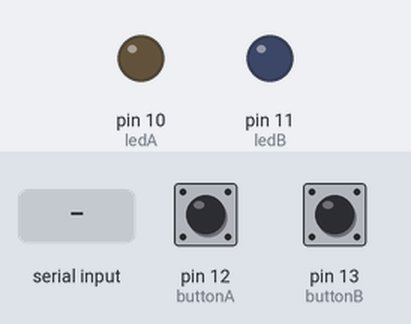
This sketch was run on a simulated Arduino Uno, built with avr-gcc and run on an emulated ATmega328P. On the bench: output pins drawn as LEDs (lit = HIGH). The test bench sets the inputs (shaded band); at power-on: pin 12 (buttonA) LOW, pin 13 (buttonB) LOW.

Above: at 1.2 s.
1.3 s: byte 30 received over Serial
At 1.7 s:
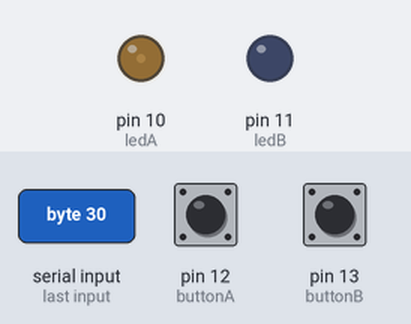
2.8 s: byte 90 received over Serial
At 4.0 s:
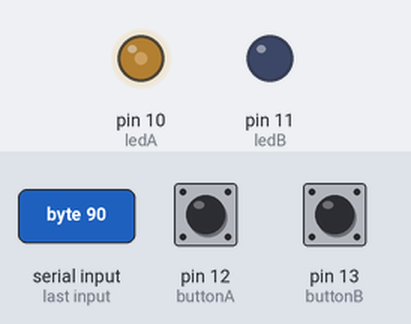
Timing chart, 0 to 5.8 s (numbered marks = the images above; inputs shaded):
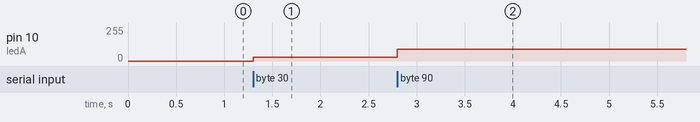

Measured:
- after the input at 1.3 s, pin 10 (ledA): 0/255 → 30/255 at once
- after the input at 2.8 s, pin 10 (ledA): 30/255 → 90/255 at once

The sketch:

led_fade.ino
```cpp
// LEDs
int ledA = 10;
int ledB = 11;

// Buttons
int buttonA = 12;
int buttonB = 13;

int buttonStateA = 0;
int buttonStateB = 0;

int sloower = 1;

void setup() {
  Serial.begin(9600);

  pinMode(ledA, OUTPUT);
  pinMode(ledB, OUTPUT);

  pinMode(buttonA, INPUT);
  pinMode(buttonB, INPUT);
}

// the loop routine runs over and over again forever:
void loop() {
  // if we're setup to read data
  if (Serial.available()) {
    // read the response
    int rawSerial = Serial.read();

    // if the response == 500
    if (rawSerial==500) {
      // turn on the light
      digitalWrite(ledB, HIGH);
    } else {
      // otherwise, turn it off
      digitalWrite(ledB, LOW);
    }

    // fade the light based on the PWM value
    analogWrite(ledA, rawSerial);
  }

  // if the button is pressed
  buttonStateA = digitalRead(buttonA);
  if (buttonStateA == HIGH) {
    // send button state
    Serial.print("buttona,");
    Serial.println(buttonStateA);
    delay(sloower);
  };

  // if the button is pressed
  buttonStateB = digitalRead(buttonB);
  if (buttonStateB == HIGH) {
    // send button state
    Serial.print("buttonb,");
    Serial.println(buttonStateB);
    delay(sloower);
  };
}
```
